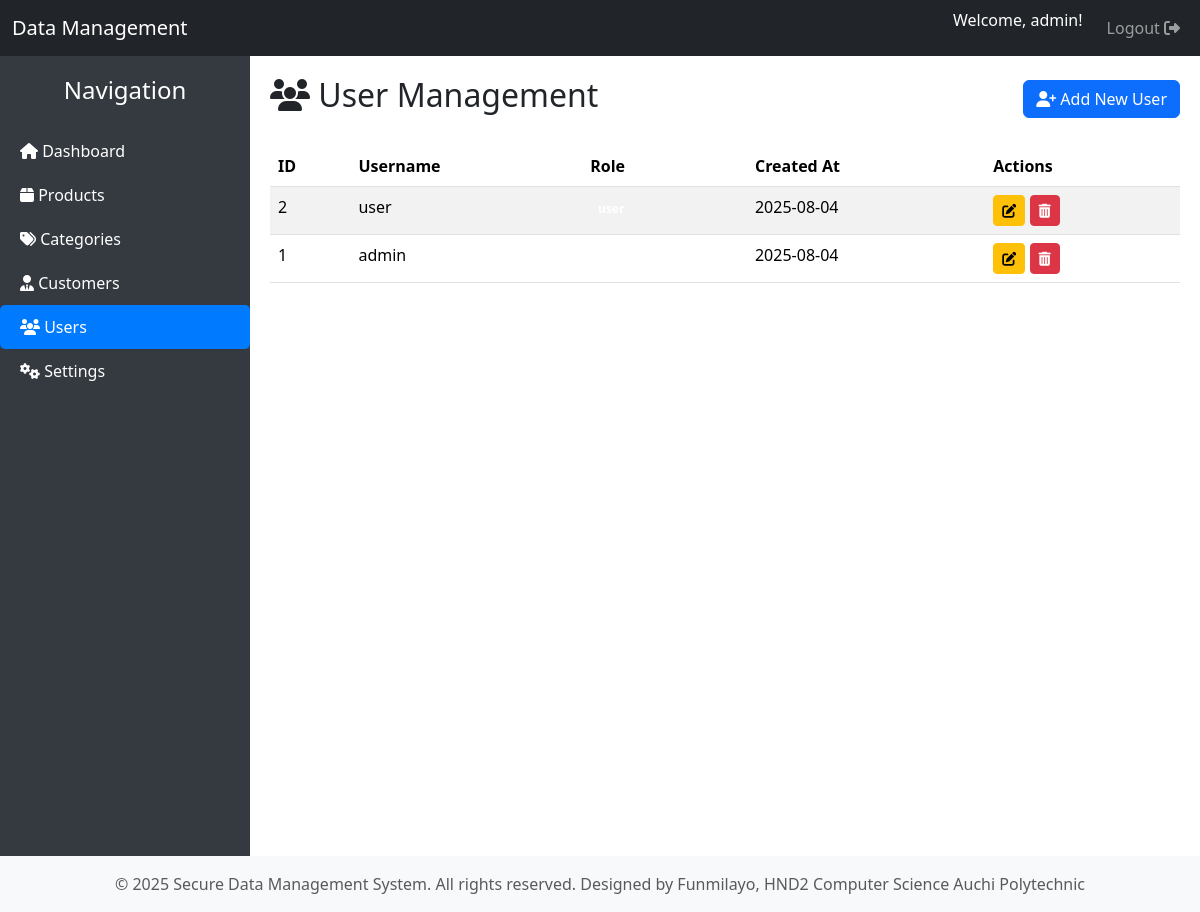
/users.php (signed in), run on the app's committed database.
### tables this page shows
CREATE TABLE `users` (
  `user_id` int(11) NOT NULL,
  `username` varchar(50) NOT NULL,
  `password_hash` varchar(255) NOT NULL,
  `role` enum('admin','user','guest') DEFAULT 'user',
  `created_at` timestamp NOT NULL DEFAULT current_timestamp()
);

### users.php (the view, shortened to what this page needs)
<?php
include 'includes/header.php';
require_once 'config/db.php';
$stmt = $conn->prepare("SELECT user_id, username, role, created_at FROM users ORDER BY user_id DESC");
$stmt->execute();
$result = $stmt->get_result();
$users = $result->fetch_all(MYSQLI_ASSOC);
?>
<div class="d-flex justify-content-between align-items-center mb-4">
    <h2><i class="fas fa-users"></i> User Management</h2>
    <a href="user_add.php" class="btn btn-primary"><i class="fas fa-user-plus"></i> Add New User</a>
</div>
<div class="table-responsive">
    <table class="table table-striped table-hover">
        <thead class="thead-dark">
            <tr>
                <th>ID</th>
                <th>Username</th>
                <th>Role</th>
                <th>Created At</th>
                <th>Actions</th>
            </tr>
        </thead>
        <tbody>
            <?php if (!empty($users)): ?>
                <?php foreach ($users as $user): ?>
                    <tr>
                        <td><?php echo htmlspecialchars($user['user_id']); ?></td>
                        <td><?php echo htmlspecialchars($user['username']); ?></td>
                        <td><span class="badge badge-<?php echo ($user['role'] == 'admin') ? 'danger' : 'secondary'; ?>"><?php echo htmlspecialchars($user['role']); ?></span></td>
                        <td><?php echo htmlspecialchars(date('Y-m-d', strtotime($user['created_at']))); ?></td>
                        <td>
                            <a href="user_edit.php?id=<?php echo $user['user_id']; ?>" class="btn btn-sm btn-warning" title="Edit"><i class="fas fa-edit"></i></a>
                            <a href="user_delete.php?id=<?php echo $user['user_id']; ?>" class="btn btn-sm btn-danger" onclick="return confirm('Are you sure you want to delete this user?');" title="Delete"><i class="fas fa-trash-alt"></i></a>
                        </td>
                    </tr>
                <?php endforeach; ?>
            <?php else: ?>
                <tr>
                    <td colspan="5" class="text-center">No users found.</td>
                </tr>
            <?php endif; ?>
        </tbody>
    </table>
</div>
<?php include 'includes/footer.php'; ?>

### header.php (style rules this page uses)
body { display: flex; min-height: 100vh; flex-direction: column; }

### data on the page
users: user_id "2", username "user", created_at "2025-08-04"
users: user_id "1", username "admin", created_at "2025-08-04"

### other printed values
$_SESSION['username'] "admin"
